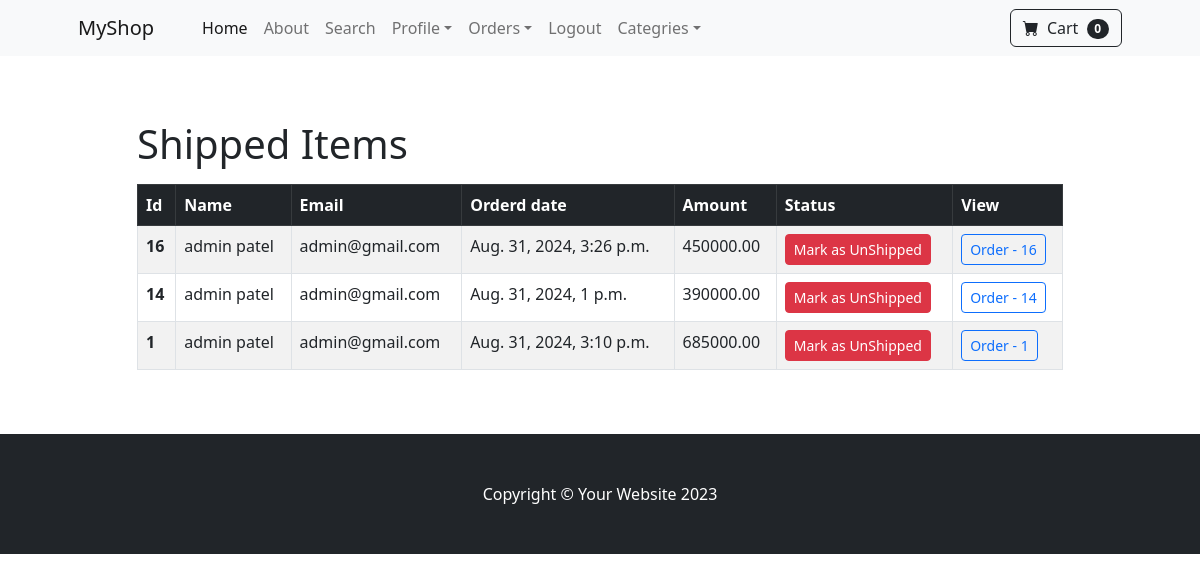
Screenshot of /payment/shipping_dash (signed in) with the database file from the repository.
### payment/models.py (models this page shows, shortened)
class Order(models.Model):
    user = models.ForeignKey(User, on_delete=models.CASCADE,blank=True,null=True)
    full_name = models.CharField(max_length=250)
    email = models.EmailField(max_length=100)
    shipping_address = models.CharField(max_length=10000)
    paid_amount = models.DecimalField(max_digits=10, decimal_places=2)
    order_date = models.DateTimeField(auto_now_add=True)
    shipping_status = models.BooleanField(default=False)
    date_shipped = models.DateTimeField(blank=True, null=True)

### payment/views.py (the view, shortened to what this page needs)
# urls.py: path('shipping_dash', views.shipping_dash, name='shipping_dash'),
def shipping_dash(request):
    if request.user.is_authenticated and request.user.is_superuser:
        shipped_orders = Order.objects.filter(
            shipping_status=True).order_by('-order_date')
        return render(request,'payment/shipping_dash.html',{"shipped_orders":shipped_orders})
    else:
        messages.success(request, ('Access Denied'))
        return redirect('home')

### cart/cart.py (called while the page is built)
    def __len__(self):
        return len(self.cart)

### cart/context_processors.py (called while the page is built)
def cart(request):
    return {'cart':Cart(request)}

### payment/templates/payment/shipping_dash.html (shortened to what this page needs)
{% extends 'base.html' %}
{% block content %}
<div class="container my-5 ">
    <div class="row justify-content-center">
        <div class="col-10">
            <h1 class="my-3">Shipped Items</h1>
            <table class="table table-bordered table-striped table-hover">
                <thead class="table-dark">
                    <tr>
                        <th scope="col">Id</th>
                        <th scope="col">Name</th>
                        <th scope="col">Email</th>
                        <th scope="col">Orderd date</th>
                        <th scope="col">Amount</th>
                        <th scope="col">Status</th>
                        <th scope="col">View</th>
                    </tr>
                </thead>
                <tbody>
                    {% for item in shipped_orders%}
                    <tr>
                        <th scope="row">
                            {{ item.id }}
                        </th>
                        <td>{{ item.full_name }}</td>
                        <td>{{ item.email }}</td>
                        <td>{{ item.date_shipped }}</td>
                        <td>{{ item.paid_amount }}</td>
                        <td>
                            <form method="POST">
                            <button class="btn btn-sm btn-danger " type="submit">Mark as UnShipped</button>
                        </form>
                    </td>
                        <td>
                        <a class="btn btn-sm btn-outline-primary" href="{% url 'orders' item.id %}">
                           Order - {{ item.id }}
                        </a>
                        </td>
                    </tr>
                {% endfor %}
                </tbody>
            </table>
        </div>
    </div>
</div>
{% endblock content %}

### rows the page displays
Order: id "16", full_name "admin patel", email "admin@gmail.com", date_shipped "Aug. 31, 2024, 3:26 p.m.", paid_amount "450000.00"
Order: id "14", full_name "admin patel", email "admin@gmail.com", date_shipped "Aug. 31, 2024, 1 p.m.", paid_amount "390000.00"
Order: id "1", full_name "admin patel", email "admin@gmail.com", date_shipped "Aug. 31, 2024, 3:10 p.m.", paid_amount "685000.00"

### other values shown
{{ cart|length }} "0"
